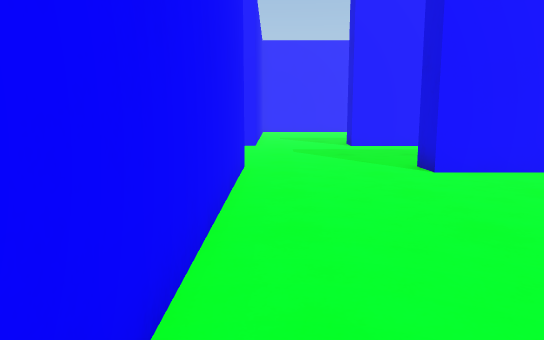
View 1 (above)

24 first-person views from a walk through a Unity game level. The camera is 1.2 m above the floor, tilts 8° down and sees 70° across. The floor is counted in squares, 1 m on a side. Each view is taken from the middle of a square. On the plan, view 1 faces up. The plan holds only what a view shows up to about 15 squares ahead; the rest is blank. The player character is not drawn.

View 2
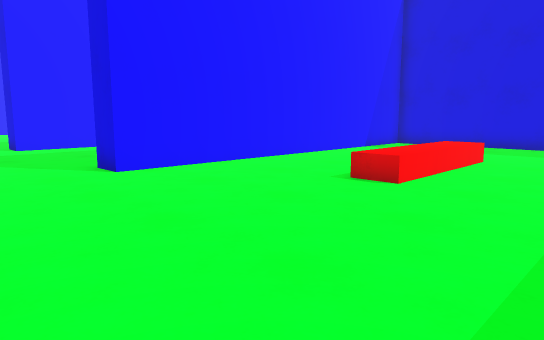

View 3
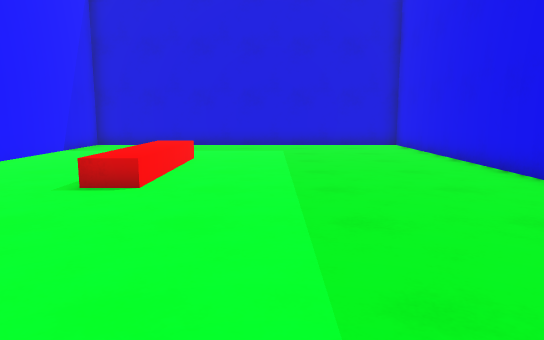

View 4
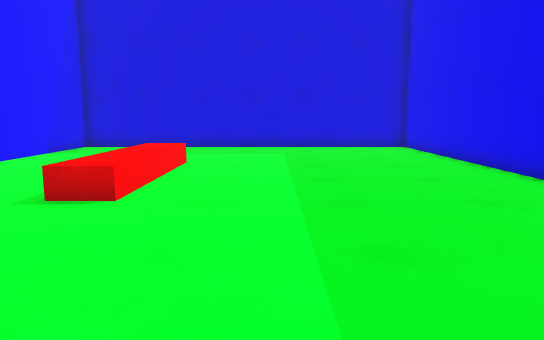

View 5
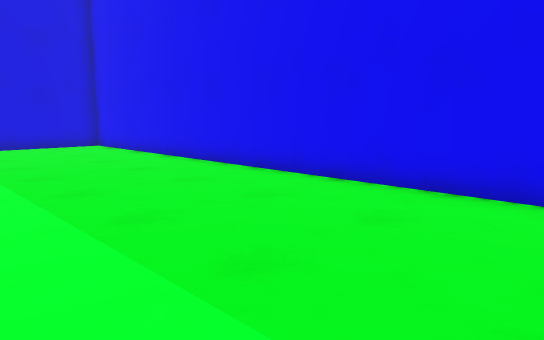

View 6
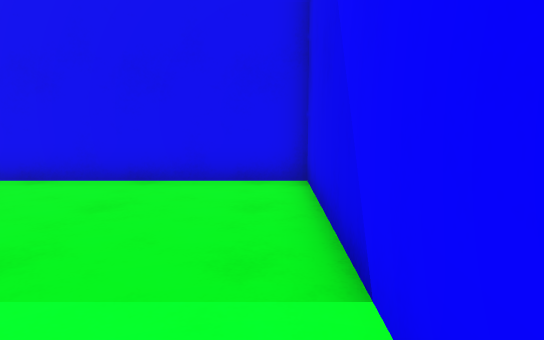

View 7
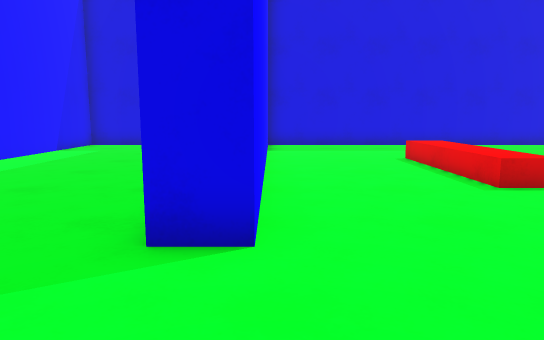

View 8
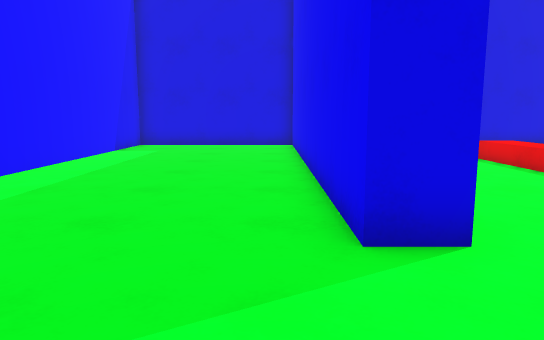

View 9
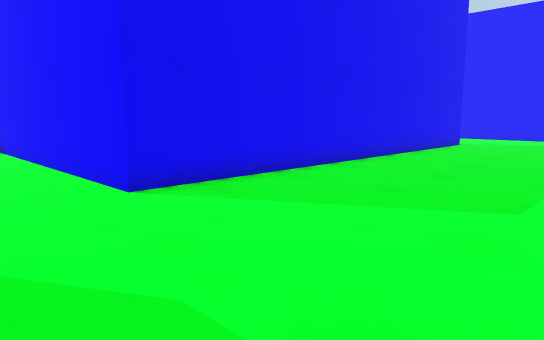

View 10
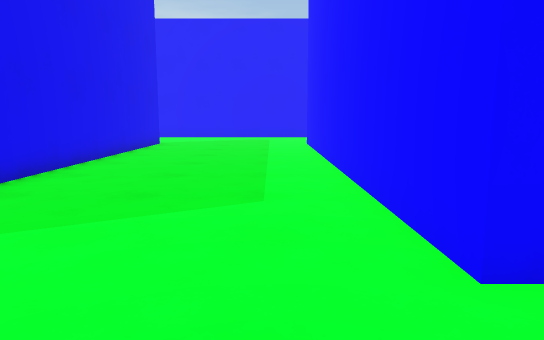

View 11
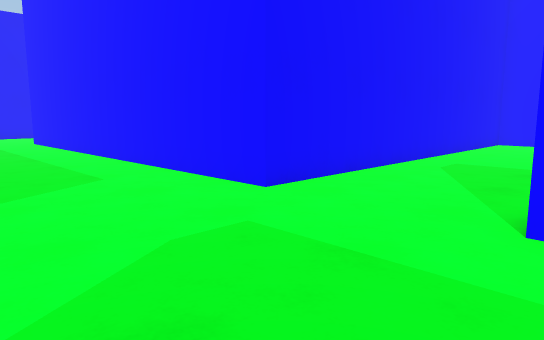

View 12
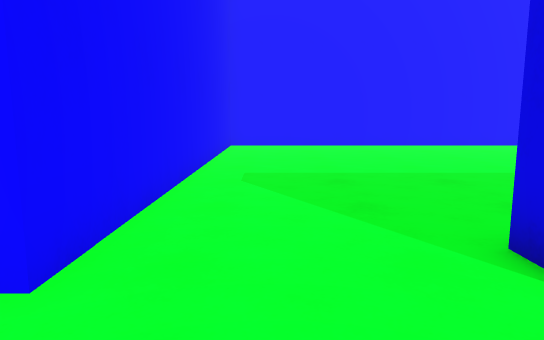

View 13
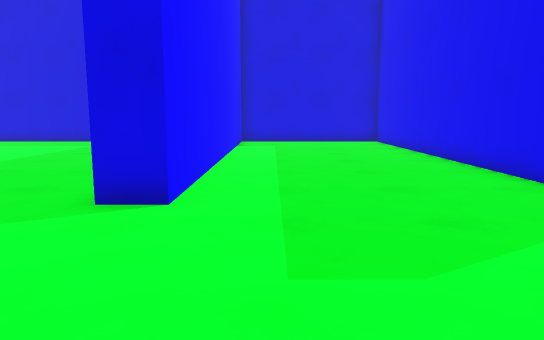

View 14
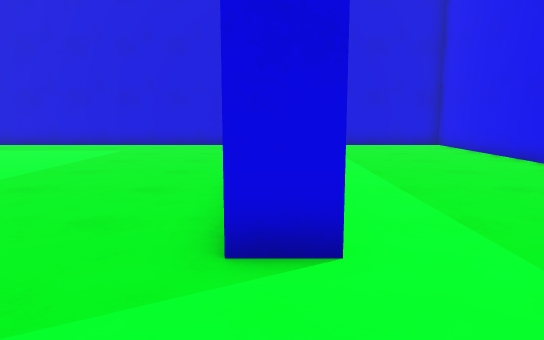

View 15
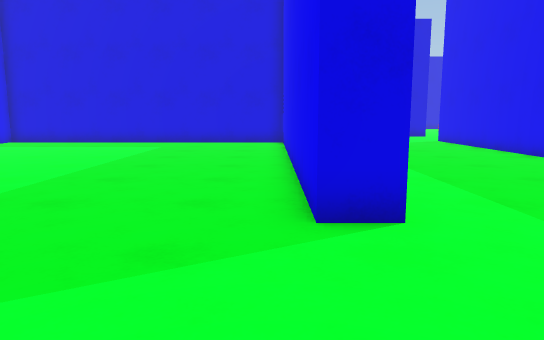

View 16
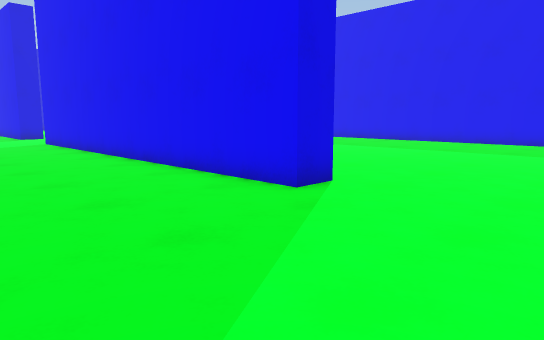

View 17
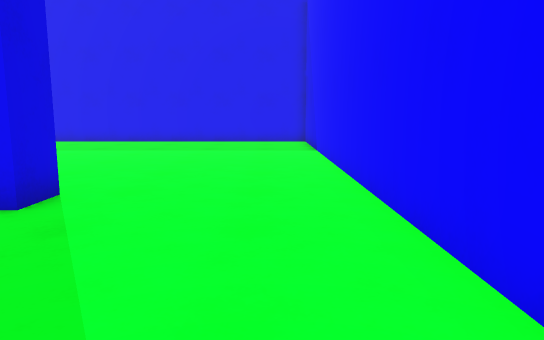

View 18
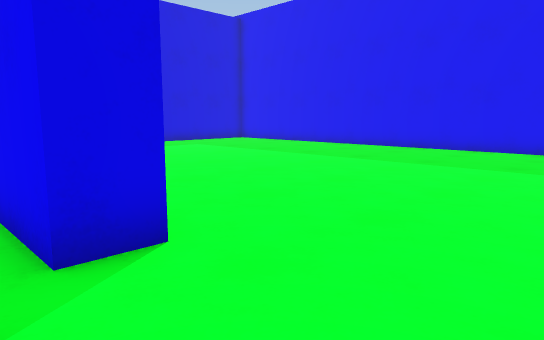

View 19
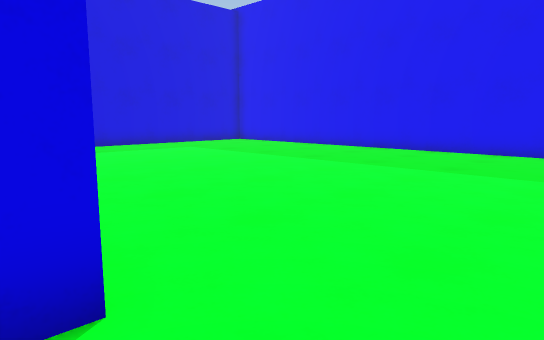

View 20
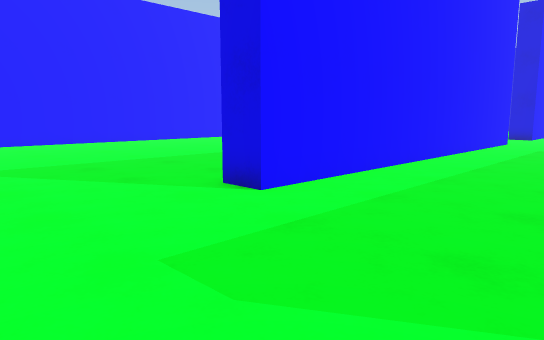

View 21
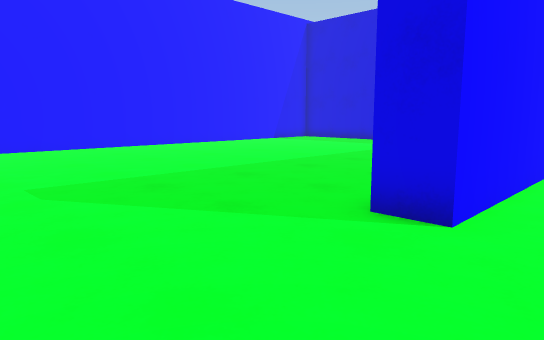

View 22
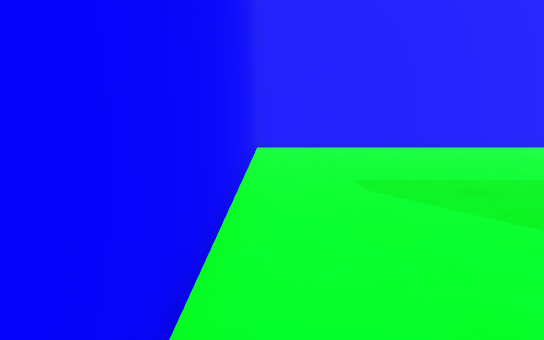

View 23
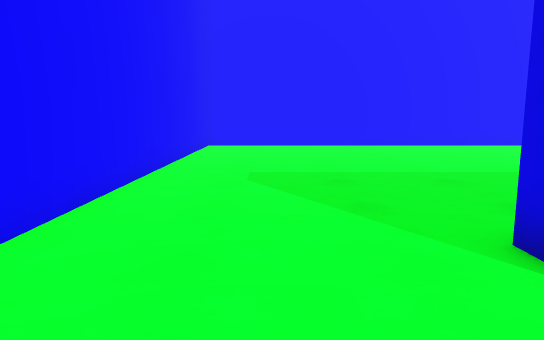

View 24
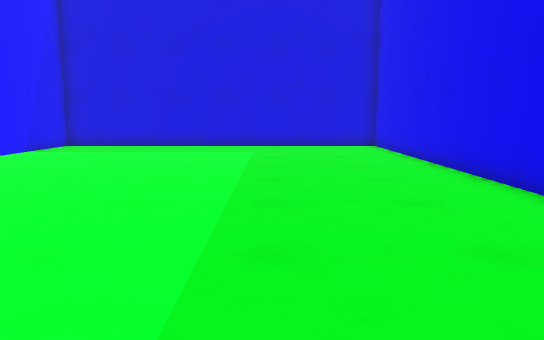

### Floor plan
Ten units are one square. View 1 is at (0, 0); x grows to the right and y downward. Boxes are objects, and circles mark ways between rooms. Rooms are numbered by the first view taken in them; rooms with no view inside come last. Other rooms are left out.
<svg viewBox="-201 -292 365 338">
<path fill="none" stroke="#000" d="M-7 -65 -7 41 159 41 159 -82 35 -82M-7 -155 -148 -155 -148 -165 -40 -165M-18 -82 -54 -82M-148 -81 -148 -92 -7 -92 -7 -65M-196 -120 -196 9M35 -82 35 -92 152 -92M-86 -287 -196 -287 -196 -146M-158 41 -19 41M152 -155 32 -155M32 -155 32 -165M6 -287 1 -287M-7 -279 -7 -155"/>
<circle cx="15" cy="-72" r="3" fill="#2a7"/>
<circle cx="15" cy="-148" r="3" fill="#2a7"/>
<text x="80" y="-20">1</text>
<text x="-80" y="-130">2</text>
<text x="70" y="-220">3</text>
</svg>
Room 1 opens to room 2. Room 2 opens to room 3.

Where each view was taken, in squares from view 1:
view 1: 0 up, 0 right, facing up
view 2: 0 up, 0 right, facing up-right
view 3: 1 up, 0 right, facing right
view 4: 1 up, 1 right, facing right
view 5: 2 up, 0 right, facing down-right
view 6: 3 up, 0 right, facing down
view 7: 8 up, 0 right, facing right
view 8: 10 up, 0 right, facing right
view 9: 15 up, 2 right, facing down-left
view 10: 14 up, 2 right, facing left
view 11: 11 up, 4 right, facing up-left
view 12: 13 up, 1 right, facing up
view 13: 14 up, 2 left, facing right
view 14: 16 up, 0 right, facing right
view 15: 17 up, 19 left, facing right
view 16: 14 up, 19 left, facing down-right
view 17: 14 up, 18 left, facing down
view 18: 10 up, 18 left, facing down-right
view 19: 9 up, 17 left, facing down-right
view 20: 11 up, 19 left, facing up-right
view 21: 14 up, 19 left, facing up-right
view 22: 14 up, 19 left, facing up
view 23: 13 up, 17 left, facing up
view 24: 0 up, 17 left, facing right
